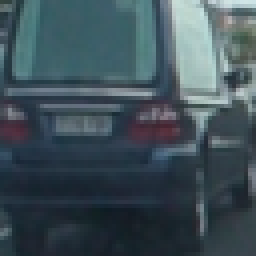
#> input picture data/vehicles/GTI_Left/image0053.png, 64 x 64 px (shown 4 times larger)
$ jupyter execute --allow-errors vehicle_detection_and_tracking.ipynb   (shell and % lines are left out)   (older library calls are emulated)
#> lines starting #> are read from the running program, lines starting #| are printed output that depends on the picture
# Self-Driving Car Engineer Nanodegree

## **Vehicle detection and tracking**

---

## Overview

In this project, I will write a software pipeline to identify vehicles in a video from a front-facing camera on a car. The test images and project video are available in the [project repository](https://github.com/miguelangel/sdc--vehicle-detection-and-tracking).

The complete pipeline can be found [here](https://github.com/miguelangel/sdc--vehicle-detection-and-tracking/blob/master/vehicle_detection_and_tracking.ipynb).

## Goals/Steps

The goals / steps of this project are the following:
* Import and initialize the packages needed in the project.
* Implement a function that computes Histogram of Oriented Gradients (HOG) features from an image.
* Implement a function that computes binned color features from an image.
* Implement a function that computes color histogram features from an image.
* Combine the previous feature extractors on a function
* Extract features from the dataset, and split them in training and testing sets
* Normalize the features
* Train a Linear SVM classifier.
* Implement a sliding-window technique and use your trained classifier to search for vehicles in images.
* Implement Hog Sub-sampling Window Search, a more efficient method for doing the sliding window
* Handle multiple detections and false positives
* Run pipeline in a video.

### Step 0: Import and initialize the packages needed in the project

[cell 1]
import cv2
import glob
from IPython.display import HTML
import matplotlib.image as mpimg
import matplotlib.pyplot as plt
from matplotlib.patches import Polygon
from moviepy.editor import VideoFileClip
import numpy as np
from scipy.ndimage.measurements import label
from skimage.feature import hog
from sklearn.model_selection import train_test_split
from sklearn.preprocessing import StandardScaler


from sklearn.svm import LinearSVC
import time


# My humble tribute to Michael Jordan,
# the best basketball player ever.
np.random.seed(23)

### Step 1: Implement a function that computes Histogram of Oriented Gradients (HOG) features from an image

[cell 2]
# This function returns HOG features and visualization
# Features will always be the first element of the return
# Image data will be returned as the second element if visualize= True
# Otherwise there is no second return element
def get_hog_features(img, orient, pix_per_cell, cell_per_block, vis=False, feature_vec=True):
    """
    Function accepts params and returns HOG features (optionally flattened)
    and an optional matrix for visualization. Features will always be the
    first return (flattened if feature_vector= True).
    A visualization matrix will be the second return if visualize = True.
    """
    return_list = hog(img, orientations=orient,
        pixels_per_cell=(pix_per_cell, pix_per_cell),
        cells_per_block=(cell_per_block, cell_per_block),
        block_norm='L2-Hys', transform_sqrt=True,
        visualise=vis, feature_vector=feature_vec)

    if vis:
        hog_features = return_list[0]
        hog_image = return_list[1]

        return hog_features, hog_image
    else:
        hog_features = return_list

        return hog_features

[cell 3]
# Helper method to plot two images side by side
def plt_images(img_1, title_1, img_2, title_2, cmap='gray'):
    f, (ax1, ax2) = plt.subplots(1, 2, figsize=(12, 4))
    ax1.set_title(title_1, fontsize=16)
    ax1.imshow(img_1)
    ax2.set_title(title_2, fontsize=16)
    ax2.imshow(img_2, cmap=cmap)

[cell 4]
# Run the function on car images
#car_images = glob.glob('./data/vehicles_smallset/*/*.jpeg')
car_images = glob.glob('./data/vehicles/*/*.png')

# Display a random car image and its HOG visualization,
ind = np.random.randint(0, len(car_images))

# Read in the image and convert it to grayscale
car_img = mpimg.imread(car_images[ind])
#> car_img is the input picture: shape (64, 64, 3) float32; mean R, G, B 0.25, 0.316, 0.348
gray_img = cv2.cvtColor(car_img, cv2.COLOR_RGB2GRAY)
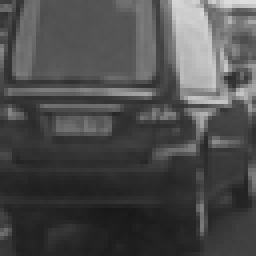
#> gray_img: shape (64, 64) float32 (shown 4 times larger); min 0.0947, max 0.875, mean 0.3

# Call our function with vis=True to see an image output
features, hog_image = get_hog_features(gray_img, orient=9, pix_per_cell=8,
                                    cell_per_block=2, vis=True, feature_vec=False)
#> in get_hog_features, `hog_image = return_list[1]`:
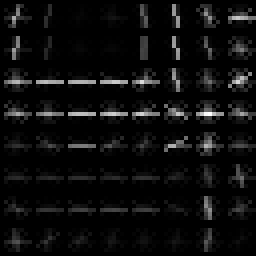
#> hog_image: shape (64, 64) float32 (shown 4 times larger); min 0, max 0.13, mean 0.00679; drawn with min black and max white

# Plot results
plt_images(car_img, 'Example of car image', hog_image, 'HOG Visualization')
#> (the call stopped at in plt_images, `f, (ax1, ax2) = plt.subplots(1, 2, figsize=(12, 4))`: IPython is not available in this run)

[cell 5]
# Run the function also on non-car images
#non_car_images = glob.glob('./data/non-vehicles_smallset/*/*.jpeg')
non_car_images = glob.glob('./data/non-vehicles/*/*.png')

# Display a random car image and its HOG visualization,
#> (the rest of this cell did not finish here and is left out)

### Step 2: Implement a function that computes binned color features from an image

[cell 6]
# This function computes binned color features
def bin_spatial(img, size=(32, 32)):
#> called with size = (32, 32)
    features = cv2.resize(img, size).ravel()
#> features = 3072 values, max 0.869 at index 86, min 0.0627 at index 2535, mean 0.305
    # Return the feature vector
    return features

[cell 7]
# Run the function
spatial_features = bin_spatial(car_img, size=(32, 32))
#> spatial_features has the same summary as features in bin_spatial

# Plot results
#> (the rest of this cell did not finish here and is left out)

### Step 3: Implement a function that computes color histogram features from an image

[cell 8]
# This function computes color histogram features
def color_hist(img, nbins=32):
    # Compute the histogram of the color channels separately
#> called with nbins = 32
    channel1_hist = np.histogram(img[:,:,0], bins=nbins)
    channel2_hist = np.histogram(img[:,:,1], bins=nbins)
    channel3_hist = np.histogram(img[:,:,2], bins=nbins)

    # Concatenate the histograms into a single feature vector
    hist_features = np.concatenate((channel1_hist[0], channel2_hist[0], channel3_hist[0]))
#> hist_features = 96 values, max 489 at index 2, min 4 at index 94, mean 128

    # Return the individual histograms, bin_centers and feature vector
    return hist_features

[cell 9]
# Run the function
hist_features = color_hist(car_img, nbins=32)
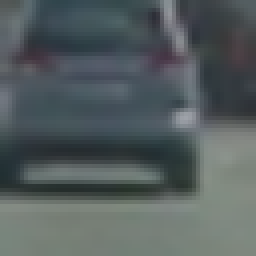
#> input picture data/vehicles/GTI_Far/image0009.png, 64 x 64 px (shown 4 times larger)
#> in extract_features, img is the input picture: shape (64, 64, 3) float32; mean R, G, B 0.332, 0.367, 0.371

# Plot results
#> (the rest of this cell did not finish here and is left out)

### Step 4: Combine the previous feature extractors on a function

[cell 10]
# This function converts an image to a different color space
def convert_color(img, conv=''):
#> called with conv = 'RGB2YCrCb'
    if conv == 'RGB2HSV':
        return cv2.cvtColor(img, cv2.COLOR_RGB2HSV)
    if conv == 'RGB2HLS':
        return cv2.cvtColor(img, cv2.COLOR_RGB2HLS)
    if conv == 'RGB2LUV':
        return cv2.cvtColor(img, cv2.COLOR_RGB2LUV)
    if conv == 'RGB2YUV':
        return cv2.cvtColor(img, cv2.COLOR_RGB2YUV)
    if conv == 'RGB2YCrCb':
        return cv2.cvtColor(img, cv2.COLOR_RGB2YCrCb)
#> returned value: shape (64, 64, 3) float32; mean of channels 0, 1, 2 0.357, 0.482, 0.508

    return np.copy(img)

# This function extracts features from an image
def single_img_features(img, conv='', orient=9,
                        pix_per_cell=8, cell_per_block=2, hog_channel=0,
                        spatial_size=(32, 32), hist_bins=32,
                        spatial_feat=True, hist_feat=True, hog_feat=True):
    # Define an empty list to receive features
    img_features = []

    # Apply color conversion
    feature_image = convert_color(img, conv)

    # Compute HOG features if flag is set
    if hog_feat == True:
        if hog_channel == 'ALL':
            hog_features = []
            for channel in range(feature_image.shape[2]):
                hog_features.extend(get_hog_features(feature_image[:,:,channel],
                                    orient, pix_per_cell, cell_per_block,
                                    vis=False, feature_vec=True))
#> after the loop, hog_features = 5292 values, max 0.706 at index 1588, min 0 at index 6, mean 0.122
        else:
            hog_features = get_hog_features(feature_image[:,:,hog_channel], orient,
                        pix_per_cell, cell_per_block, vis=False, feature_vec=True)

        # Append features to list
        img_features.append(hog_features)

    # Compute spatial features if flag is set
    if spatial_feat == True:
        spatial_features = bin_spatial(feature_image, size=spatial_size)
#> spatial_features = 3072 values, max 0.617 at index 1413, min 0.171 at index 2112, mean 0.449

        # Append features to list
        img_features.append(spatial_features)

    # Compute histogram features if flag is set
    if hist_feat == True:
        hist_features = color_hist(feature_image, nbins=hist_bins)
#> hist_features = 96 values, max 613 at index 45, min 1 at index 29, mean 128

        # Append features to list
        img_features.append(hist_features)

    # Return concatenated array of features
    return np.concatenate(img_features)

[cell 11]
# This function extracts features from a list of paths to images
def extract_features(imgs, conv='', orient=9,
                     pix_per_cell=8, cell_per_block=2, hog_channel=0,
                     spatial_size=(32, 32),
                     hist_bins=32,
                     spatial_feat=True, hist_feat=True, hog_feat=True):
    # Create a list to append feature vectors to
    features = []

    # Iterate through the list of images
    for file in imgs:
        # Read in each one by one
        img = mpimg.imread(file)

        features.append(single_img_features(img, conv=conv, orient=orient,
                    pix_per_cell=pix_per_cell, cell_per_block=cell_per_block,
                    hog_channel=hog_channel, spatial_size=spatial_size,
                    hist_bins=hist_bins,
                    spatial_feat=spatial_feat, hist_feat=hist_feat, hog_feat=hog_feat))

    # Return list of feature vectors
    return features

### Step 5: Extract features from the dataset, and split them in training and testing sets

[cell 12]
# Parameters
conv = 'RGB2YCrCb' # Can be '', 'RGB2HSV', 'RGB2HLS','RGB2LUV', 'RGB2YUV', 'RGB2YCrCb'
orient = 9
pix_per_cell = 8
cell_per_block = 2
hog_channel = 'ALL' # Can be 0, 1, 2, or "ALL"
spatial_size = (32, 32)
hist_bins = 32
spatial_feat=True
hist_feat=True
hog_feat=True
y_start_stop=[350, 720]
scale=1.5

[cell 13]
# Extract features from car and non_car datasets
car_features = extract_features(car_images, conv=conv, orient=orient,
                pix_per_cell=pix_per_cell, cell_per_block=cell_per_block,
                hog_channel=hog_channel, spatial_size=spatial_size,
                hist_bins=hist_bins,
                spatial_feat=spatial_feat, hist_feat=hist_feat, hog_feat=hog_feat)
#> car_features = 2 items


non_car_features = extract_features(non_car_images, conv=conv, orient=orient,
                pix_per_cell=pix_per_cell, cell_per_block=cell_per_block,
                hog_channel=hog_channel, spatial_size=spatial_size,
                hist_bins=hist_bins,
                spatial_feat=spatial_feat, hist_feat=hist_feat, hog_feat=hog_feat)


# Create features and labels dataset
#> (the rest of this cell did not finish here and is left out)

### Step 6: Normalize the features

#> (a cell that did not finish here is left out)

### Step 7: Train a Linear SVM classifier

[cell 15]
# Use a linear SVC
svc = LinearSVC()


# Check the training time for the SVC
t=time.time()
#> (the rest of this cell did not finish here and is left out)

### Step 8: Implement a sliding-window technique and use your trained classifier to search for vehicles in images

[cell 16]
# This funciton takes an image, start and stop positions in both x and y,
# window size (x and y dimensions), and overlap fraction (for both x and y).
# It returns a list of windows.
def slide_window(img, x_start_stop=[None, None], y_start_stop=[None, None],
                    xy_window=(64, 64), xy_overlap=(0.5, 0.5)):
    # If x and/or y start/stop positions not defined, set to image size
    if x_start_stop[0] == None:
        x_start_stop[0] = 0
    if x_start_stop[1] == None:
        x_start_stop[1] = img.shape[1]
    if y_start_stop[0] == None:
        y_start_stop[0] = 0
    if y_start_stop[1] == None:
        y_start_stop[1] = img.shape[0]

    # Compute the span of the region to be searched
    xspan = x_start_stop[1] - x_start_stop[0]
    yspan = y_start_stop[1] - y_start_stop[0]

    # Compute the number of pixels per step in x/y
    nx_pix_per_step = np.int(xy_window[0]*(1 - xy_overlap[0]))
    ny_pix_per_step = np.int(xy_window[1]*(1 - xy_overlap[1]))

    # Compute the number of windows in x/y
    nx_buffer = np.int(xy_window[0]*(xy_overlap[0]))
    ny_buffer = np.int(xy_window[1]*(xy_overlap[1]))
    nx_windows = np.int((xspan-nx_buffer)/nx_pix_per_step)

    ny_windows = np.int((yspan-ny_buffer)/ny_pix_per_step)
    # Initialize a list to append window positions to
    window_list = []

    # Loop through finding x and y window positions
    # Note: you could vectorize this step, but in practice
    # you'll be considering windows one by one with your
    # classifier, so looping makes sense
    for ys in range(ny_windows):
        for xs in range(nx_windows):
            # Calculate window position
            startx = xs*nx_pix_per_step + x_start_stop[0]
            endx = startx + xy_window[0]
            starty = ys*ny_pix_per_step + y_start_stop[0]
            endy = starty + xy_window[1]

            # Append window position to list
            window_list.append(((startx, starty), (endx, endy)))

    # Return the list of windows
    return window_list

[cell 17]
# This function receives an image and the list of windows to be searched,
# and returns a list of windows for positve detections
# [31 lines left out: function search_windows, not called in this run]

[cell 18]
# This function draws boxes in an image
# [11 lines left out: function draw_boxes, not called in this run]

[cell 19]
# Test our sliding-window technique on a sample image
img = mpimg.imread('./test_images/test1.jpg')
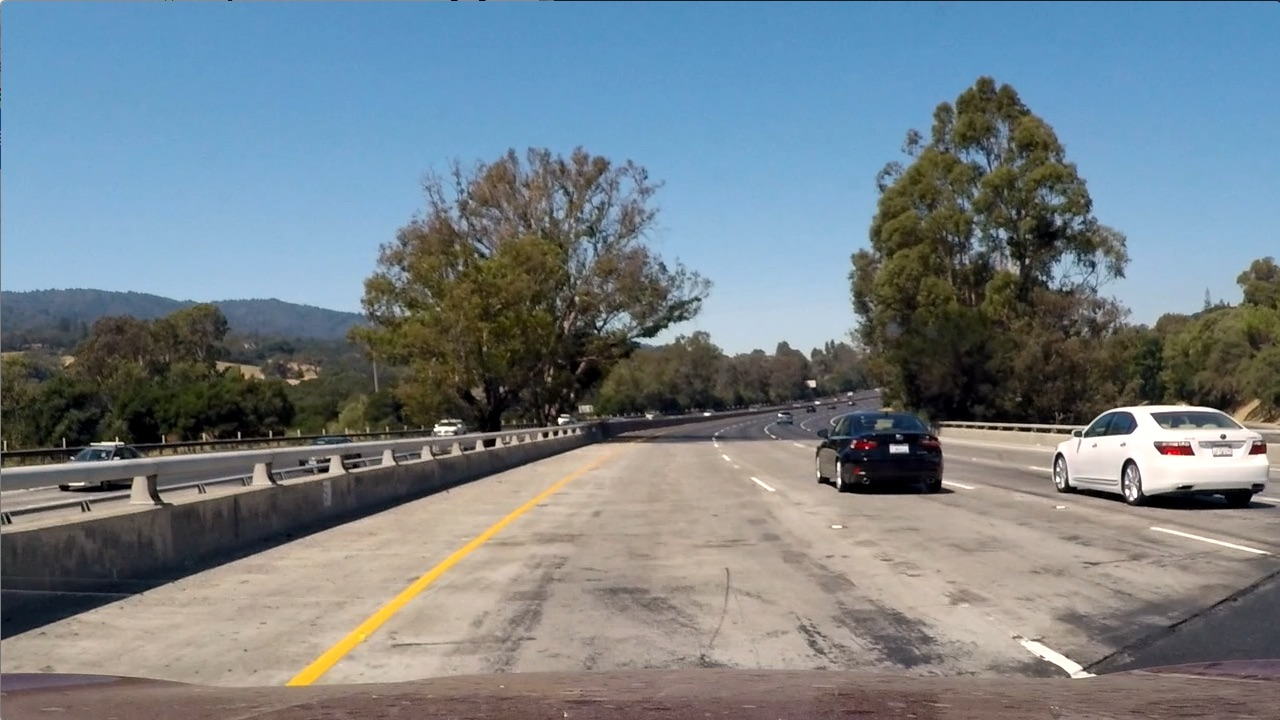
#> input picture test_images/test1.jpg, 1280 x 720 px
#> img is the input picture: shape (720, 1280, 3); mean R, G, B 117.5, 128.7, 135.5
draw_img = np.copy(img)

# The following line is only needed when training
# is performed with .png images (scaled 0 to 1 by mpimg)
# and the test image is a .jpg (scaled 0 to 255)
img = img.astype(np.float32)/255

# Create windows where to search
windows = slide_window(img, x_start_stop=[None, None], y_start_stop=y_start_stop,
                    xy_window=(96, 96), xy_overlap=(0.7, 0.7))
#> windows = 430 items

# Search windows where cars have been found
#> (the rest of this cell did not finish here and is left out)
